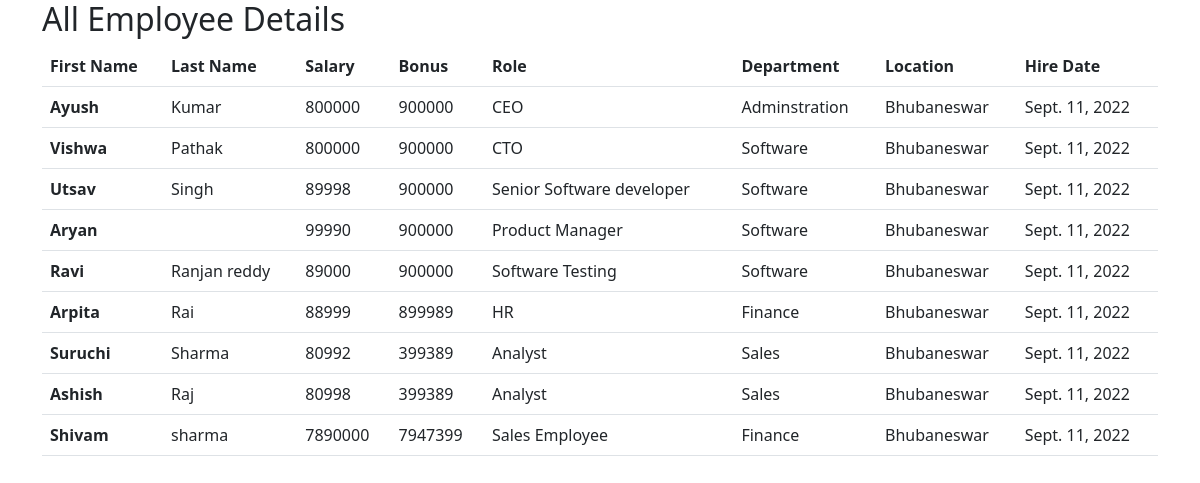
The app's page /all_emp with its own data.
### emp_app/models.py (models this page shows, shortened)
class Employee(models.Model):
    first_name=models.CharField(max_length=50,null=False)
    last_name=models.CharField(max_length=50)
    dept=models.ForeignKey(Department,on_delete=models.CASCADE,db_constraint=False)
    salary=models.IntegerField(default=0)
    bonus=models.IntegerField(default=0)
    role=models.ForeignKey(Role, on_delete=models.CASCADE,db_constraint=False)
    phone=models.IntegerField(default=0)
    hire_date=models.DateField()

class Role(models.Model):
    name=models.CharField(max_length=50,null=False)

class Department(models.Model):
    name=models.CharField(max_length=50,null=False)
    location=models.CharField(max_length=50)

### emp_app/views.py (the view)
# urls.py: path('all_emp',views.all_emp,name='all_emp'),
def all_emp(request):
    emp=Employee.objects.all()
    context={
        'emps':emp,
    }
    return render(request,'all_emp.html',context)

### emp_app/templates/all_emp.html (shortened to what this page needs)
<!doctype html>
<html lang="en">
  <head>
    <link href="https://cdn.jsdelivr.net/npm/bootstrap@5.2.0/dist/css/bootstrap.min.css" rel="stylesheet">
  </head>
  <body>
    <div class="container">
        <h2>All Employee Details</h2>
        <table class="table">
            <thead>
              <tr>
                <th scope="col">First Name</th>
                <th scope="col">Last Name</th>
                <th scope="col">Salary</th>
                <th scope="col">Bonus</th>
                <th scope="col">Role</th>
                <th scope="col">Department</th>
                <th scope="col">Location</th>
                <th scope="col">Hire Date</th>
             </tr>
            </thead>
            {% for emp in emps %}
            <tbody>
              <tr>
                <th scope="row">{{emp.first_name}}</th>
                <td>{{emp.last_name}}</td>
                <td>{{emp.salary}}</td>
                <td>{{emp.bonus}}</td>
                <td>{{emp.role.name}}</td>
                <td>{{emp.dept.name}}</td>
                <td>{{emp.dept.location}}</td>
                <td>{{emp.hire_date}}</td>
              </tr>
            </tbody>
            {%endfor %}
          </table>
    </div>
  </body>
</html>

### records on screen
Employee: first_name "Ayush", last_name "Kumar", salary "800000", bonus "900000", role.name "CEO", dept.name "Adminstration", dept.location "Bhubaneswar", hire_date "Sept. 11, 2022"
Employee: first_name "Vishwa", last_name "Pathak", salary "800000", bonus "900000", role.name "CTO", dept.name "Software", dept.location "Bhubaneswar", hire_date "Sept. 11, 2022"
Employee: first_name "Utsav", last_name "Singh", salary "89998", bonus "900000", role.name "Senior Software developer", dept.name "Software", dept.location "Bhubaneswar", hire_date "Sept. 11, 2022"
Employee: first_name "Aryan", salary "99990", bonus "900000", role.name "Product Manager", dept.name "Software", dept.location "Bhubaneswar", hire_date "Sept. 11, 2022"
Employee: first_name "Ravi", last_name "Ranjan reddy", salary "89000", bonus "900000", role.name "Software Testing", dept.name "Software", dept.location "Bhubaneswar", hire_date "Sept. 11, 2022"
Employee: first_name "Arpita", last_name "Rai", salary "88999", bonus "899989", role.name "HR", dept.name "Finance", dept.location "Bhubaneswar", hire_date "Sept. 11, 2022"
Employee: first_name "Suruchi", last_name "Sharma", salary "80992", bonus "399389", role.name "Analyst", dept.name "Sales", dept.location "Bhubaneswar", hire_date "Sept. 11, 2022"
Employee: first_name "Ashish", last_name "Raj", salary "80998", bonus "399389", role.name "Analyst", dept.name "Sales", dept.location "Bhubaneswar", hire_date "Sept. 11, 2022"
Employee: first_name "Shivam", last_name "sharma", salary "7890000", bonus "7947399", role.name "Sales Employee", dept.name "Finance", dept.location "Bhubaneswar", hire_date "Sept. 11, 2022"
